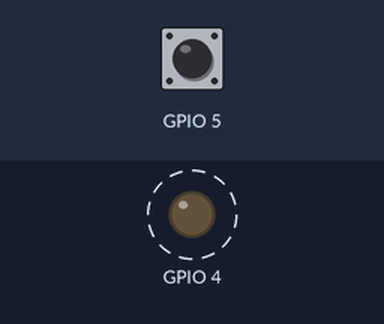
This sketch was run on a simulated ESP32. On the bench: output pins drawn as LEDs (lit = HIGH). Dashed ring = blinking. The inputs (shaded band) are chosen by the test bench; at power-on: GPIO 5 HIGH. WiFi joins after 1.5 s; servers stay silent unless stated; what the sketch prints to the serial monitor is not drawn.

Above: at 1.2 s.
1.3 s: GPIO 5 pulled LOW for 0.15 s
Timing chart, 0 to 10.3 s (numbered marks = the images above; inputs shaded):
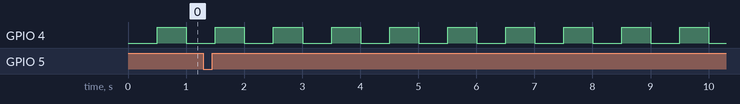

The sketch:

l40_wifimanager_s2.ino
```cpp
// Шаг 2. Нажали кнопку GPIO5 (на GND) -- открылся портал настройки S3-Setup.
#include <WiFi.h>
#include <WiFiManager.h>
WiFiManager wm; // must outlive setup() in nonblocking mode

void openPortal() {
  wm.startConfigPortal("S3-Setup", "setup-40-demo");
  Serial.println("Setup window requested; see AP address below");
  Serial.println(WiFi.softAPIP());
}
void setup() {
  Serial.begin(115200);
  pinMode(4, OUTPUT); digitalWrite(4, LOW);
  pinMode(5, INPUT_PULLUP);
  WiFi.mode(WIFI_STA);
  wm.setDebugOutput(false); // do not print network secrets
  wm.setConfigPortalBlocking(false);
  wm.setConnectTimeout(10);
  WiFi.begin();
  Serial.println("Press GPIO5 button to configure Wi-Fi");
}
void loop() {
  wm.process();                              // обслуживает портал, если он открыт
  uint32_t now = millis();
  if (digitalRead(5) == LOW && !wm.getConfigPortalActive()) openPortal();
  static uint32_t last = 0;
  static bool led = false;
  if (now - last >= 500) {
    last = now; led = !led; digitalWrite(4, led);
  }
  static bool reported = false;
  if (WiFi.status() == WL_CONNECTED && !reported) {
    Serial.print("Connected: "); Serial.println(WiFi.localIP());
    reported = true;
  }
  if (WiFi.status() != WL_CONNECTED) reported = false;
  delay(1);
}
```

Measured:
- by itself, GPIO 4: alternates HIGH for 0.50 s and LOW for 0.50 s
